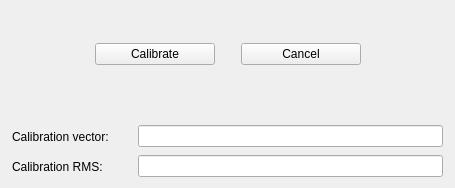
<?xml version="1.0" encoding="UTF-8"?>
<ui version="4.0">
 <class>PointerCalibrationDialog</class>
 <widget class="QWidget" name="PointerCalibrationDialog">
  <property name="geometry">
   <rect>
    <x>0</x>
    <y>0</y>
    <width>455</width>
    <height>188</height>
   </rect>
  </property>
  <property name="windowTitle">
   <string>Pointer Calibration</string>
  </property>
  <widget class="QWidget" name="Layout3">
   <property name="geometry">
    <rect>
     <x>12</x>
     <y>122</y>
     <width>431</width>
     <height>29</height>
    </rect>
   </property>
   <layout class="QHBoxLayout">
    <property name="spacing">
     <number>6</number>
    </property>
    <property name="margin">
     <number>0</number>
    </property>
    <item>
     <widget class="QLabel" name="TextLabel1">
      <property name="sizePolicy">
       <sizepolicy hsizetype="Fixed" vsizetype="Minimum">
        <horstretch>0</horstretch>
        <verstretch>0</verstretch>
       </sizepolicy>
      </property>
      <property name="minimumSize">
       <size>
        <width>120</width>
        <height>0</height>
       </size>
      </property>
      <property name="text">
       <string>Calibration vector:</string>
      </property>
      <property name="wordWrap">
       <bool>false</bool>
      </property>
     </widget>
    </item>
    <item>
     <widget class="QLineEdit" name="tipVectorEdit">
      <property name="enabled">
       <bool>true</bool>
      </property>
      <property name="readOnly">
       <bool>true</bool>
      </property>
     </widget>
    </item>
   </layout>
  </widget>
  <widget class="QWidget" name="Layout2">
   <property name="geometry">
    <rect>
     <x>12</x>
     <y>39</y>
     <width>431</width>
     <height>30</height>
    </rect>
   </property>
   <layout class="QHBoxLayout">
    <property name="spacing">
     <number>6</number>
    </property>
    <property name="margin">
     <number>0</number>
    </property>
    <item>
     <spacer name="Spacer2">
      <property name="orientation">
       <enum>Qt::Horizontal</enum>
      </property>
      <property name="sizeType">
       <enum>QSizePolicy::Expanding</enum>
      </property>
      <property name="sizeHint" stdset="0">
       <size>
        <width>20</width>
        <height>20</height>
       </size>
      </property>
     </spacer>
    </item>
    <item>
     <widget class="QPushButton" name="calibrateButton">
      <property name="sizePolicy">
       <sizepolicy hsizetype="Fixed" vsizetype="Fixed">
        <horstretch>0</horstretch>
        <verstretch>0</verstretch>
       </sizepolicy>
      </property>
      <property name="minimumSize">
       <size>
        <width>120</width>
        <height>0</height>
       </size>
      </property>
      <property name="text">
       <string>Calibrate</string>
      </property>
     </widget>
    </item>
    <item>
     <spacer name="Spacer1">
      <property name="orientation">
       <enum>Qt::Horizontal</enum>
      </property>
      <property name="sizeType">
       <enum>QSizePolicy::Fixed</enum>
      </property>
      <property name="sizeHint" stdset="0">
       <size>
        <width>20</width>
        <height>20</height>
       </size>
      </property>
     </spacer>
    </item>
    <item>
     <widget class="QPushButton" name="cancelButton">
      <property name="sizePolicy">
       <sizepolicy hsizetype="Fixed" vsizetype="Fixed">
        <horstretch>0</horstretch>
        <verstretch>0</verstretch>
       </sizepolicy>
      </property>
      <property name="minimumSize">
       <size>
        <width>120</width>
        <height>0</height>
       </size>
      </property>
      <property name="text">
       <string>Cancel</string>
      </property>
     </widget>
    </item>
    <item>
     <spacer name="Spacer3">
      <property name="orientation">
       <enum>Qt::Horizontal</enum>
      </property>
      <property name="sizeType">
       <enum>QSizePolicy::Expanding</enum>
      </property>
      <property name="sizeHint" stdset="0">
       <size>
        <width>20</width>
        <height>20</height>
       </size>
      </property>
     </spacer>
    </item>
   </layout>
  </widget>
  <widget class="QWidget" name="Layout4">
   <property name="geometry">
    <rect>
     <x>12</x>
     <y>152</y>
     <width>431</width>
     <height>29</height>
    </rect>
   </property>
   <layout class="QHBoxLayout">
    <property name="spacing">
     <number>6</number>
    </property>
    <property name="margin">
     <number>0</number>
    </property>
    <item>
     <widget class="QLabel" name="TextLabel2">
      <property name="sizePolicy">
       <sizepolicy hsizetype="Fixed" vsizetype="Minimum">
        <horstretch>0</horstretch>
        <verstretch>0</verstretch>
       </sizepolicy>
      </property>
      <property name="minimumSize">
       <size>
        <width>120</width>
        <height>0</height>
       </size>
      </property>
      <property name="text">
       <string>Calibration RMS:</string>
      </property>
      <property name="wordWrap">
       <bool>false</bool>
      </property>
     </widget>
    </item>
    <item>
     <widget class="QLineEdit" name="tipRMSEdit">
      <property name="enabled">
       <bool>true</bool>
      </property>
      <property name="readOnly">
       <bool>true</bool>
      </property>
     </widget>
    </item>
   </layout>
  </widget>
 </widget>
 <layoutdefault spacing="6" margin="11"/>
 <resources/>
</ui>
